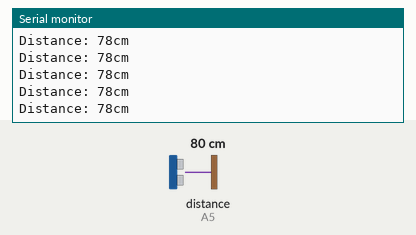
Bench run of a sketch on a simulated Arduino Uno, built with avr-gcc and run on an emulated ATmega328P. On the bench: the last lines printed to the serial monitor. Wiring (inferred from the names in the program): ultrasonic range finder: trigger A4; echo A5. The test bench sets the inputs (shaded band); at power-on: distance to the obstacle (sensor on A5) 80 cm. The echo pulse lasts 58.3 µs per cm.

Above: at 1.2 s.
1.3 s: distance to the obstacle (sensor on A5) set to 2 cm
At 1.38 s:
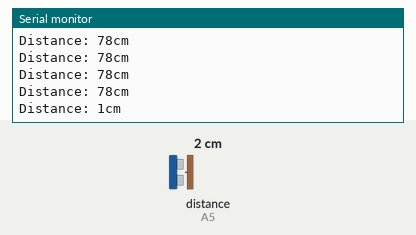
4.3 s: distance to the obstacle (sensor on A5) set to 250 cm
At 4.41 s:
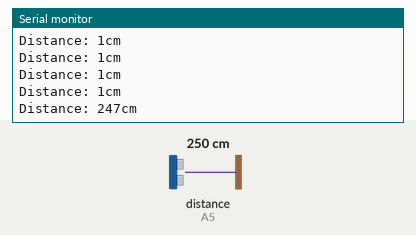
Timing chart, 0 to 7.3 s (numbered marks = the images above; inputs shaded):
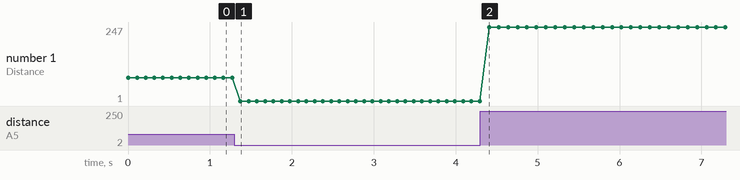

Measured:
- after the input at 1.3 s, the serial monitor: prints a new line after 0.07 s (image 1)
- after the input at 4.3 s, the serial monitor: prints a new line after 0.11 s (image 2)
- plotted number 1: 78 → 1 after the input at 1.3 s, 1 → 247 after the input at 4.3 s

The sketch:

ex15_10.ino
```cpp
// 초음파 센서값 읽고 출력

#define TRIG A4
#define ECHO A5

void setup() {
  pinMode(TRIG, OUTPUT);
  pinMode(ECHO, INPUT);
  Serial.begin(9600);
}

void loop() {
  // 10μsec의 HIGH 신호를 초음파 센서에 인가
  digitalWrite(TRIG, HIGH);
  delayMicroseconds(10);  // 10μsec 동안 지연
  digitalWrite(TRIG, LOW);

  // 물체와의 거리 측정
  int distance = pulseIn(ECHO, HIGH) * 0.017;

  Serial.print("Distance: ");
  Serial.print(distance);
  Serial.println("cm");
  delay(100);     // 다음 계측까지 대기
}
```
